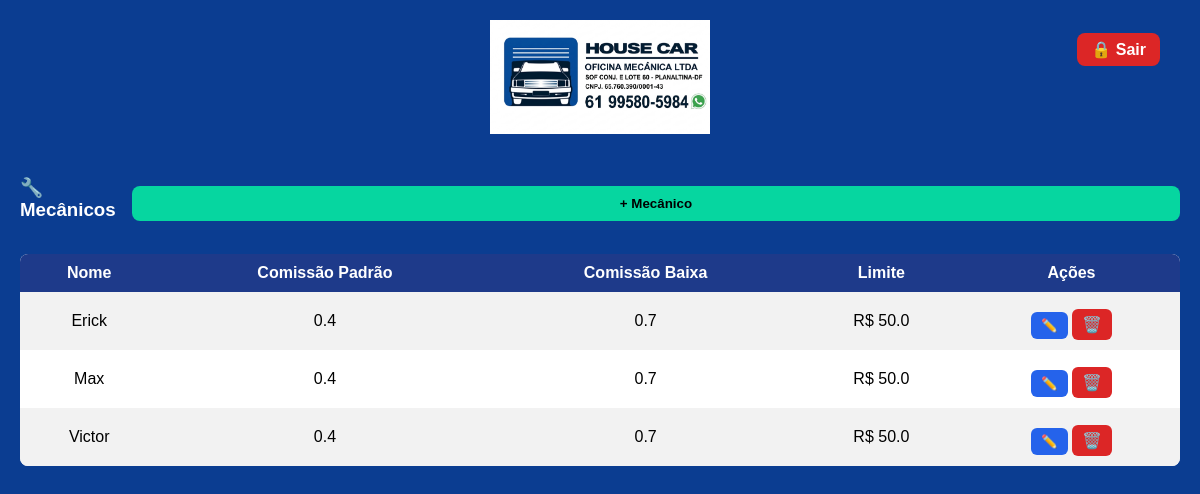
Page /mecanicos (signed in) on the committed database.
### tables this page shows
CREATE TABLE mecanicos (
        id INTEGER PRIMARY KEY AUTOINCREMENT,
        nome TEXT,
        comissao_padrao REAL,
        comissao_baixa REAL,
        limite_baixa REAL
    );

### app.py (the view, shortened to what this page needs)
@app.route("/mecanicos", methods=["GET", "POST"])
def mecanicos():
    if proteger(): return proteger()
    if session.get("tipo") != "admin":
        return "Acesso restrito ao administrador"
    dados = listar_mecanicos()
    return render_template("mecanicos.html", mecanicos=dados)

### app.py (called while the page is built)
@app.context_processor
def inject_user():
    return dict(tipo=session.get("tipo"))

@app.after_request
def add_header(response):
    response.headers["Cache-Control"] = "no-store, no-cache, must-revalidate, max-age=0"
    response.headers["Pragma"] = "no-cache"
    response.headers["Expires"] = "0"
    return response

def proteger():
    if not session.get("logado"):
        return redirect("/login")

### banco.py (called while the page is built)
def conectar():
    return sqlite3.connect("oficina.db")

def listar_mecanicos():
    conn = conectar()
    cursor = conn.cursor()
    cursor.execute("SELECT * FROM mecanicos ORDER BY nome")
    dados = cursor.fetchall()
    conn.close()
    return dados

### templates/mecanicos.html (shortened to what this page needs)
<!DOCTYPE html>
<html lang="pt-br">
<head>
<link rel="stylesheet" href="/static/style.css">
</head>
<body>
{% include "_header.html" %}
<div class="topo-padrao">
    <h3>🔧 Mecânicos</h3>
    <button class="btn-add" onclick="abrirModal()">+ Mecânico</button>
</div>
<div class="tabela-container">
<table>
<tr>
    <th>Nome</th>
    <th>Comissão Padrão</th>
    <th>Comissão Baixa</th>
    <th>Limite</th>
    <th>Ações</th>
</tr>
{% for m in mecanicos %}
<tr>
    <td>{{ m[1] }}</td>
    <td>{{ m[2] }}</td>
    <td>{{ m[3] }}</td>
    <td>R$ {{ m[4] }}</td>
    <td>
        <button class="btn-acao btn-edit"
            data-id="{{ m[0] }}"
            data-nome="{{ m[1] }}"
            data-padrao="{{ m[2] }}"
            data-baixa="{{ m[3] }}"
            data-limite="{{ m[4] }}"
            onclick="abrirEdit(this)">
            ✏️
        </button>
        <a href="/excluir_mecanico/{{ m[0] }}"
           class="btn-acao btn-del"
           onclick="return confirm('Excluir mecânico?')">
           🗑️
        </a>
    </td>
</tr>
{% endfor %}
</table>
</div>
</body>
</html>

### static/style.css (style rules this page uses)
body { margin: 0; font-family: Arial, sans-serif; background: #0b3d91; color: white; padding: 20px; }
button { background: #1e3a8a; color: white; border: none; padding: 12px; border-radius: 8px; cursor: pointer; width: 100%; margin-top: 10px; }
.btn-acao { width: auto; padding: 5px 8px; border-radius: 6px; display: inline-block; }
table { border-collapse: collapse; }
th, td { padding: 8px; text-align: center; }
.btn-acao { width: auto !important; padding: 6px 10px; border-radius: 6px; }
td button { width: auto; }
.btn-add { background: #06d6a0; color: #000; }

### templates/mecanicos.html (style rules this page uses)
.topo-padrao { display: flex; justify-content: space-between; align-items: center; margin: 15px 0; }
.btn-add { background: #06d6a0; padding: 10px 14px; border-radius: 8px; font-weight: bold; border: none; }
.tabela-container { overflow-x: auto; }
table { width: 100%; border-collapse: collapse; background: white; color: black; border-radius: 8px; overflow: hidden; }
th, td { padding: 10px; text-align: center; }
th { background: #1e3a8a; color: white; }
tr:nth-child(even) { background: #f2f2f2; }
.btn-acao { padding: 6px 10px; border-radius: 6px; color: white; text-decoration: none; }
.btn-edit { background: #2563eb; }
.btn-del { background: #dc2626; }

### rows in the picture
mecanicos: nome "Erick", comissao_padrao "0.4", comissao_baixa "0.7", limite_baixa "50.0"
mecanicos: nome "Max", comissao_padrao "0.4", comissao_baixa "0.7", limite_baixa "50.0"
mecanicos: nome "Victor", comissao_padrao "0.4", comissao_baixa "0.7", limite_baixa "50.0"
